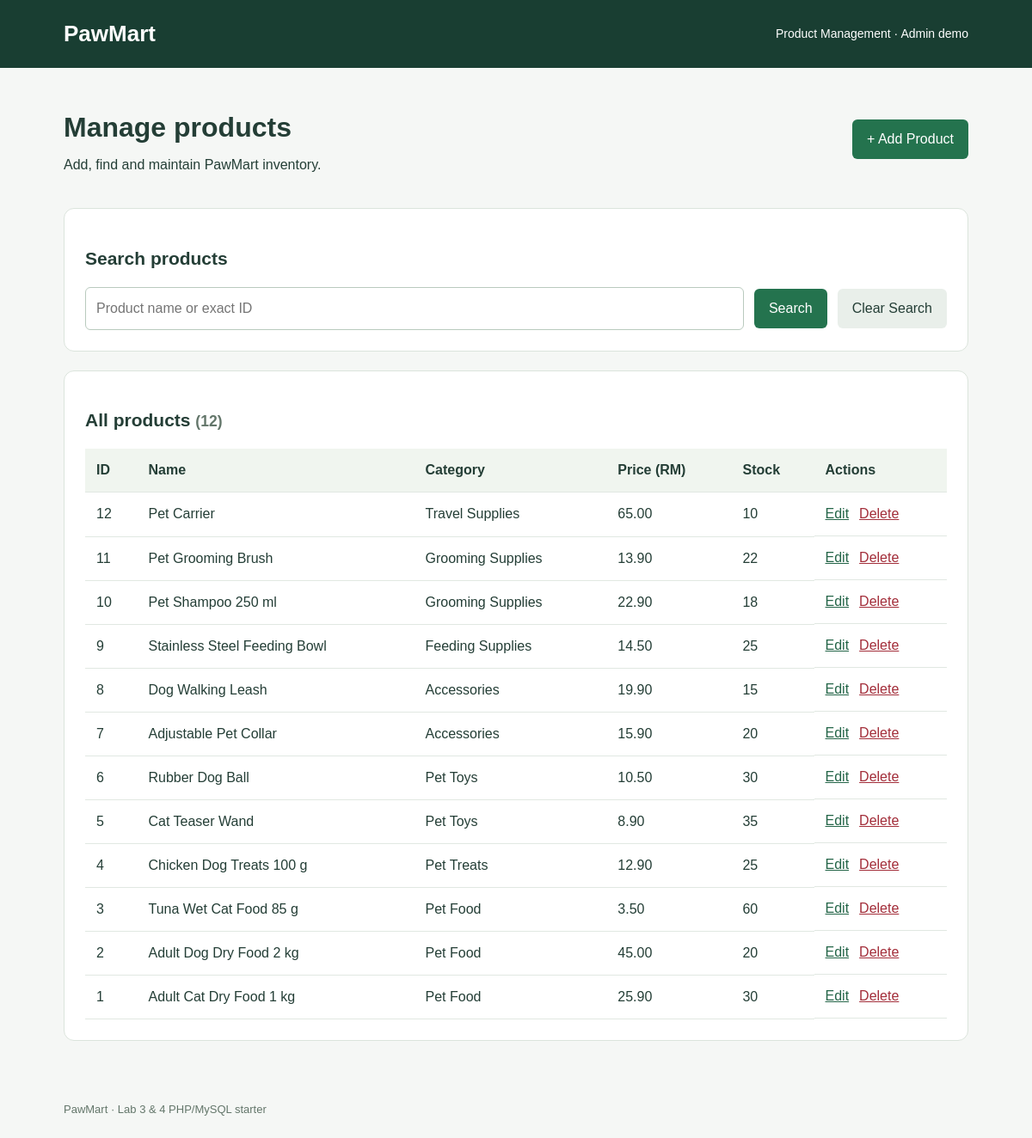
/products.php, run on the app's committed database.
### tables this page shows
CREATE TABLE `products` (
  `product_id` int(11) NOT NULL,
  `product_name` varchar(100) NOT NULL,
  `category` varchar(50) NOT NULL,
  `description` text DEFAULT NULL,
  `price` decimal(10,2) NOT NULL,
  `stock_quantity` int(11) NOT NULL DEFAULT 0
);

### bootstrap.php (called while the page is built, shortened)
<?php
require_once __DIR__ . '/db.php';
require_once __DIR__ . '/Product.php';
function e($value): string { return htmlspecialchars((string)$value, ENT_QUOTES, 'UTF-8'); }
try { $products = new Product(database()); }
catch (PDOException $ex) {
    http_response_code(503);
    exit('Database unavailable. Import database.sql and check the local settings in db.php.');
}

### db.php (called while the page is built)
<?php
function database(): PDO {
    static $pdo = null;
    if ($pdo === null) {
        $pdo = new PDO('mysql:host=127.0.0.1;dbname=pawmart;charset=utf8mb4', 'root', '', [
            PDO::ATTR_ERRMODE => PDO::ERRMODE_EXCEPTION,
            PDO::ATTR_DEFAULT_FETCH_MODE => PDO::FETCH_ASSOC,
            PDO::ATTR_EMULATE_PREPARES => false
        ]);
    }
    return $pdo;
}

### Product.php (called while the page is built, shortened)
<?php
class Product {
    private PDO $db;
    public function __construct(PDO $db) { $this->db = $db; }
    public function getAll(): array {
        return $this->db->query('SELECT * FROM products ORDER BY product_id DESC')->fetchAll();
    }
}

### product_table.php (the view)
<?php if (!$rows): ?><p class="notice">No products available.</p><?php else: ?>
<div class="table-scroll"><table><thead><tr><th>ID</th><th>Name</th><th>Category</th><th>Price (RM)</th><th>Stock</th><th>Actions</th></tr></thead><tbody>
<?php foreach ($rows as $row): ?><tr><td><?= e($row['product_id']) ?></td><td><?= e($row['product_name']) ?></td><td><?= e($row['category']) ?></td><td><?= number_format((float)$row['price'], 2) ?></td><td><?= e($row['stock_quantity']) ?></td><td class="actions"><a href="edit_product.php?id=<?= (int)$row['product_id'] ?>">Edit</a> <a class="danger" href="delete_product.php?id=<?= (int)$row['product_id'] ?>">Delete</a></td></tr><?php endforeach; ?>
</tbody></table></div><?php endif; ?>

### header.php
<!doctype html>
<html lang="en"><head><meta charset="utf-8"><meta name="viewport" content="width=device-width, initial-scale=1"><title>PawMart | Product Management</title><link rel="stylesheet" href="style.css"></head>
<body><header><div class="wrap"><a class="brand" href="products.php">PawMart</a><span>Product Management · Admin demo</span></div></header><main class="wrap">

### products.php (shortened to what this page needs)
<?php
require __DIR__ . '/bootstrap.php';
$query = trim((string)($_GET['q'] ?? ''));
$all = $products->getAll();
$matches = $query !== '' ? $products->search($query) : [];
require __DIR__ . '/header.php';
?>
<div class="top"><div><h1>Manage products</h1><p>Add, find and maintain PawMart inventory.</p></div><a class="button" href="add_product.php">+ Add Product</a></div>
<section class="card"><h2>Search products</h2><form method="get" class="search"><input name="q" placeholder="Product name or exact ID" aria-label="Search products" value="<?= e($query) ?>"><button>Search</button><a class="button secondary" href="products.php">Clear Search</a></form>
<?php if ($query !== ''): ?><h3>Results for “<?= e($query) ?>”</h3><?php if (!$matches): ?><p class="notice">Product not found.</p><?php else: $rows = $matches; require __DIR__ . '/product_table.php'; endif; endif; ?></section>
<section class="card"><h2>All products <small>(<?= count($all) ?>)</small></h2><?php $rows = $all; require __DIR__ . '/product_table.php'; ?></section>
<?php require __DIR__ . '/footer.php'; ?>

### footer.php
</main><footer class="wrap">PawMart · Lab 3 &amp; 4 PHP/MySQL starter</footer></body></html>

### style.css (style rules this page uses)
* { box-sizing:border-box }
body { margin:0;background:#f5f7f5;color:#243e36;font:16px/1.5 Arial,sans-serif }
.wrap { max-width:1100px;margin:auto;padding:24px }
header { background:#193e32;color:white }
header .wrap { display:flex;justify-content:space-between;align-items:center;padding-top:20px;padding-bottom:20px }
.brand { font-size:26px;font-weight:bold;color:white;text-decoration:none }
header span { font-size:14px }
.top { display:flex;justify-content:space-between;align-items:center;gap:20px }
h1 { margin-bottom:4px }
h2 { font-size:21px }
p { margin-top:8px }
.card { background:white;border:1px solid #dbe4dc;border-radius:12px;padding:24px;margin:22px 0 }
input,select,textarea { display:block;width:100%;padding:12px;border:1px solid #b9cabe;border-radius:6px;font:inherit;color:#243e36;background:white }
button,.button { display:inline-block;background:#24734e;color:white;padding:11px 17px;border:0;border-radius:6px;text-decoration:none;font:inherit;cursor:pointer }
.secondary { background:#e9efea;color:#243e36 }
.danger { color:#a32e3a }
.search,.actions { display:flex;align-items:center;gap:12px;flex-wrap:wrap }
.search input { flex:1;min-width:160px }
a { color:#246548 }
table { width:100%;border-collapse:collapse;text-align:left }
th { background:#f0f5ef }
td,th { padding:13px;border-bottom:1px solid #e1e8e2 }
td.actions { white-space:nowrap }
.table-scroll { overflow:auto }
small,footer { color:#63766a }
footer { font-size:13px }

### data on the page
products: product_id "12", product_name "Pet Carrier", category "Travel Supplies", price "65.00", stock_quantity "10"
products: product_id "11", product_name "Pet Grooming Brush", category "Grooming Supplies", price "13.90", stock_quantity "22"
products: product_id "10", product_name "Pet Shampoo 250 ml", category "Grooming Supplies", price "22.90", stock_quantity "18"
products: product_id "9", product_name "Stainless Steel Feeding Bowl", category "Feeding Supplies", price "14.50", stock_quantity "25"
products: product_id "8", product_name "Dog Walking Leash", category "Accessories", price "19.90", stock_quantity "15"
products: product_id "7", product_name "Adjustable Pet Collar", category "Accessories", price "15.90", stock_quantity "20"
products: product_id "6", product_name "Rubber Dog Ball", category "Pet Toys", price "10.50", stock_quantity "30"
products: product_id "5", product_name "Cat Teaser Wand", category "Pet Toys", price "8.90", stock_quantity "35"
products: product_id "4", product_name "Chicken Dog Treats 100 g", category "Pet Treats", price "12.90", stock_quantity "25"
products: product_id "3", product_name "Tuna Wet Cat Food 85 g", category "Pet Food", price "3.50", stock_quantity "60"
products: product_id "2", product_name "Adult Dog Dry Food 2 kg", category "Pet Food", price "45.00", stock_quantity "20"
products: product_id "1", product_name "Adult Cat Dry Food 1 kg", category "Pet Food", price "25.90", stock_quantity "30"

### other printed values
count($all) "12"
